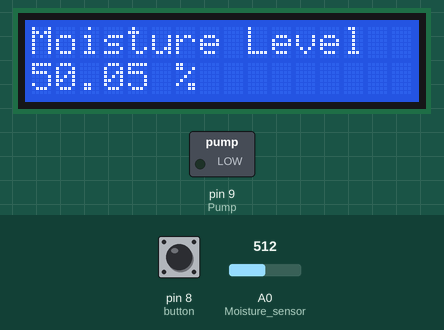
Simulated run of this sketch. Board: Arduino Uno, built with avr-gcc and run on an emulated ATmega328P. Shown: 16×2 character LCD, switched loads named in the sketch (green lamp = pin HIGH). The test bench sets the inputs (shaded band); at power-on: A0 (Moisture_sensor) = 512, pin 8 (button) HIGH.

Above: at 1.1 s.
At 2.2 s:
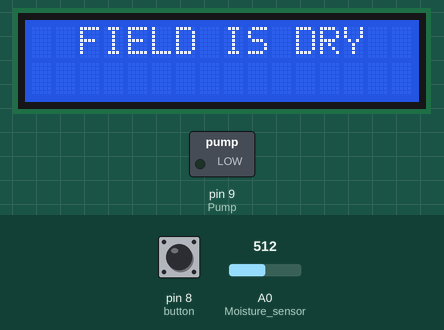
2.3 s: A0 (Moisture_sensor) set to 751
At 3.8 s:
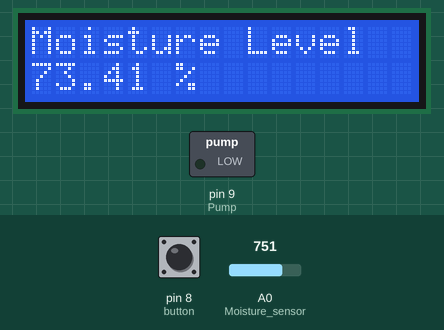
5.5 s: A0 (Moisture_sensor) set to 785
At 8.6 s:
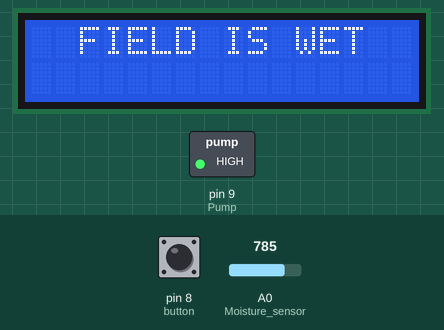
11.7 s: A0 (Moisture_sensor) set to 716
At 13.4 s:
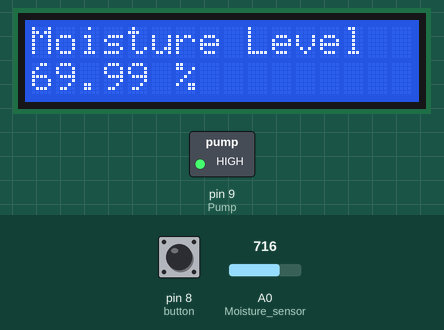
Timing chart, 0 to 15.6 s (numbered marks = the images above; inputs shaded):
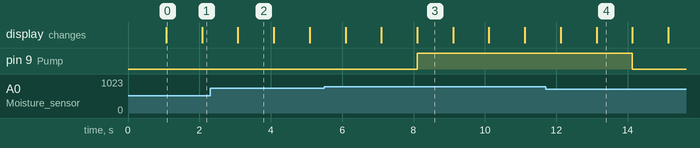

Measured:
- the behaviour switches between 767 and 768 on A0 (Moisture_sensor) (found by bisection; images 2 and 3)
- after the input at 2.3 s, the display: changes after 0.78 s (image 2)
- after the input at 5.5 s, pin 9 (Pump): LOW → HIGH after 2.6 s; the display: first differs from a run without the input after 1.6 s (image 3 shows a later state)
- after the input at 11.7 s, pin 9 (Pump): HIGH → LOW after 2.4 s; the display: first differs from a run without the input after 1.4 s (image 4)
- what the display in image 0 shows lasts 1.0 s, from 1.1 s to 2.1 s

The sketch:

soil_moisture_meter.ino
```cpp
#include<LiquidCrystal.h>
LiquidCrystal lcd(7,6,5,4,3,2);

int button  = 8,Pump = 9;
int Moisture_sensor = A0;
int value , flag = 0;
void setup() {
lcd.begin(16,2);                                                      //initialize LCD 16X2
lcd.setCursor(0,0);
lcd.print("    WEL-COME    ");
delay(1000);
pinMode(button , INPUT_PULLUP);                                       //Set input pin
pinMode(Pump , OUTPUT);                                               // set output pin
digitalWrite(Pump , LOW);                                             // set pump OFF
}

void loop() {
  value = analogRead(Moisture_sensor);                               // Read analog value from the sensor(POT)
  float Moisture_level = ( value / 10.23);                           // convert it into percentage
  lcd.clear();                                                       // clear LCD
  lcd.setCursor(0,0);
  lcd.print("Moisture Level");
  lcd.setCursor(0,1);
  lcd.print(String(Moisture_level) +" %");                          // Display Moisture status on LCD
  delay(1000);
                                                                   // check for field wet
  if(Moisture_level > 75)                                          // if field is wet more then 75 % set flag
  {
    lcd.clear();
    lcd.setCursor(0,0);
    lcd.print("  FIELD IS WET  ");                                // display field status on LCD
    flag = 1;
  }
  else
  {
    lcd.clear();
    lcd.setCursor(0,0);
    lcd.print("  FIELD IS DRY  ");
    flag = 0;
  }
                                                                  //Check for manual control of the Pump
  if(digitalRead(button)== 0)
  {
    flag != flag;                                                // Toggle state of flag for each press
    delay(1000);
  }
   if(flag == 0)
    {
      digitalWrite(Pump , LOW);                                 // Switch OFF pump
    }
    else
    {
      digitalWrite(Pump , HIGH);                               // Switch ON Pump
    }
  delay(1000);
}
```
